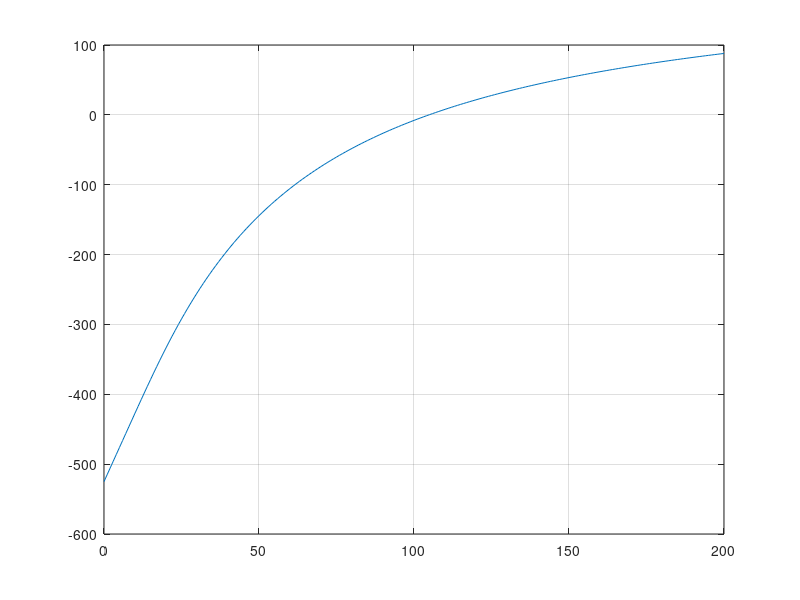

The MATLAB source for this figure: (Note: this script raises an error after producing the figure.)
% c*v = g*m*(1 - e^(-(c/m)*t))
% g*m*(1 - e^(-(c/m)*t)) - c*v = 0

disp("Ejercicio 1:");
format long;

# a)
  g = 9.8;  % g = 9.8 m/s^2
  c = 15;   % c = 15 kg/s
  t = 5;    % t = 5 s
  v = 35;   % v = 35 m/s

  f_a = @(m) g .* m .* (1 - e.^(-(c./m)*t)) - c*v;

  m = 0:1:200;

  figure(1);
  plot(m,f_a(m));
  grid on;
  hold on;

  a = 100;
  b = 150;
  maxit = 100;
  tol = 1e-6;
  [m_ans,it] = biseccion(f_a,a,b,maxit,tol);
  disp("a)");
  m_ans
  plot(m_ans,f_a(m_ans),"*r");

# b)
  m = 110;  % m = 110 kg

  f_b = @(c) g * m * (1 - e.^(-(c/m)*t)) - c*v;
  c = 0:1:100;

  figure(2);
  plot(c,f_b(c));
  grid on;
  hold on;

  a = 10;
  b = 20;
  maxit = 100;
  tol = 1e-6;
  disp(" ");
  disp("b)");
  [c_ans,it] = biseccion(f_b,a,b,maxit,tol);
  c_ans
  plot(c_ans,f_b(c_ans),"*r");
